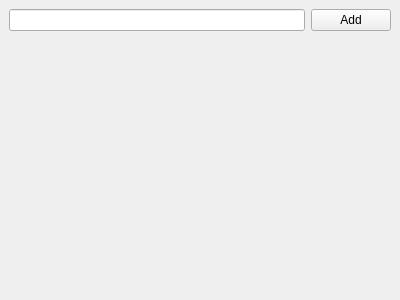
<?xml version="1.0" encoding="UTF-8"?>
<ui version="4.0">
 <class>add_member</class>
 <widget class="QMainWindow" name="add_member">
  <property name="geometry">
   <rect>
    <x>0</x>
    <y>0</y>
    <width>400</width>
    <height>300</height>
   </rect>
  </property>
  <property name="windowTitle">
   <string>Dialog</string>
  </property>
  <widget class="QWidget" name="gridLayoutWidget">
   <layout class="QGridLayout" name="gridLayout">
    <property name="sizeConstraint">
     <enum>QLayout::SetMaximumSize</enum>
    </property>
    <item row="1" column="0">
     <layout class="QVBoxLayout" name="verticalLayout"/>
    </item>
    <item row="0" column="0">
     <layout class="QHBoxLayout" name="horizontalLayout">
      <item>
       <widget class="QLineEdit" name="lineEdit"/>
      </item>
      <item>
       <widget class="QPushButton" name="AddButton">
        <property name="text">
         <string>Add</string>
        </property>
       </widget>
      </item>
     </layout>
    </item>
   </layout>
  </widget>
 </widget>
 <resources/>
 <connections/>
</ui>
